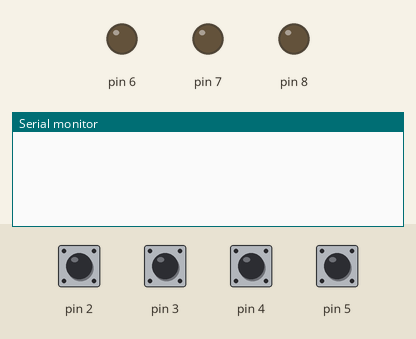
Simulated run of this sketch. Board: Arduino Uno, built with avr-gcc and run on an emulated ATmega328P. On the bench: output pins drawn as LEDs (lit = HIGH), the last lines printed to the serial monitor. Inputs (shaded band) come from the test bench; at power-on: pin 2–5 HIGH.

Above: at 1.2 s.
1.3 s: pin 2 pulled LOW for 0.15 s
At 2.6 s:
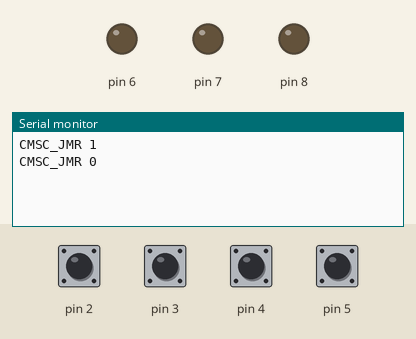
2.9 s: pin 3 pulled LOW for 0.15 s
At 4.1 s:
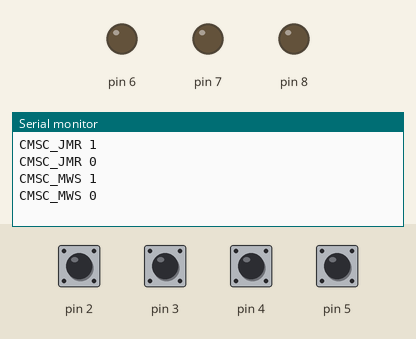
4.5 s: pin 4 pulled LOW for 0.15 s
At 5.4 s:
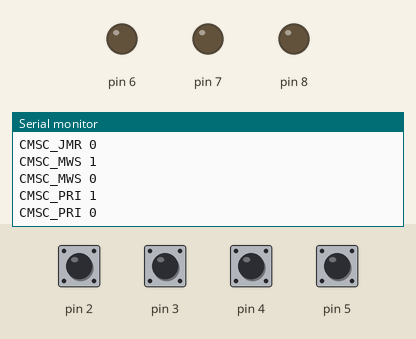
6.1 s: pin 5 pulled LOW for 0.15 s
At 6.6 s:
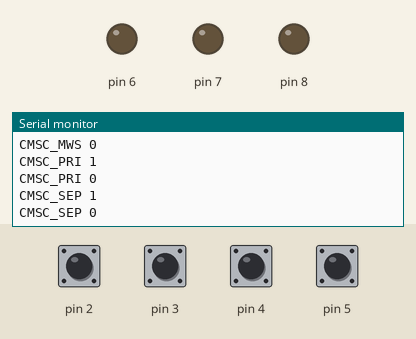

Measured:
- after the input at 1.3 s, the serial monitor: prints a new line at once (image 1)
- after the input at 2.9 s, the serial monitor: prints a new line at once (image 2)
- after the input at 4.5 s, the serial monitor: prints a new line at once (image 3)
- after the input at 6.1 s, the serial monitor: prints a new line at once (image 4)

The sketch:

DCS-A-CMSC-Buttons-LEDs.ino
```cpp
#define DCSBIOS_IRQ_SERIAL
#include "DcsBios.h"

void setup()   {
  DcsBios::setup();
 }

DcsBios::Switch2Pos cmscJmr("CMSC_JMR", 2);
DcsBios::Switch2Pos cmscMws("CMSC_MWS", 3);
DcsBios::Switch2Pos cmscPri("CMSC_PRI", 4);
DcsBios::Switch2Pos cmscSep("CMSC_SEP", 5);
DcsBios::LED cmscPrio(0x1012, 0x0200, 6);
DcsBios::LED cmscLaunch(0x1012, 0x0100, 7);
DcsBios::LED cmscUnkn(0x1012, 0x0400, 8);

void loop() {
  DcsBios::loop();
    delay(50);
   }
```
